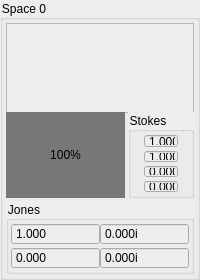
     <widget class="QGroupBox" name="groupBox_Space_S0">
      <property name="sizePolicy">
       <sizepolicy hsizetype="Preferred" vsizetype="Preferred">
        <horstretch>1</horstretch>
        <verstretch>0</verstretch>
       </sizepolicy>
      </property>
      <property name="minimumSize">
       <size>
        <width>0</width>
        <height>280</height>
       </size>
      </property>
      <property name="maximumSize">
       <size>
        <width>16777215</width>
        <height>280</height>
       </size>
      </property>
      <property name="styleSheet">
       <string notr="true">background-color: #eeeeee</string>
      </property>
      <property name="title">
       <string>Space 0</string>
      </property>
      <layout class="QGridLayout" name="gridLayout_96">
       <property name="leftMargin">
        <number>3</number>
       </property>
       <property name="topMargin">
        <number>3</number>
       </property>
       <property name="rightMargin">
        <number>3</number>
       </property>
       <property name="bottomMargin">
        <number>3</number>
       </property>
       <property name="spacing">
        <number>3</number>
       </property>
       <item row="4" column="0" colspan="2">
        <widget class="QGroupBox" name="groupBox_Jones_S0">
         <property name="title">
          <string>Jones</string>
         </property>
         <layout class="QGridLayout" name="gridLayout_97">
          <property name="leftMargin">
           <number>2</number>
          </property>
          <property name="topMargin">
           <number>2</number>
          </property>
          <property name="rightMargin">
           <number>2</number>
          </property>
          <property name="bottomMargin">
           <number>2</number>
          </property>
          <property name="horizontalSpacing">
           <number>0</number>
          </property>
          <property name="verticalSpacing">
           <number>2</number>
          </property>
          <item row="0" column="1">
           <widget class="QDoubleSpinBox" name="doubleSpinBox_X1_I_S0">
            <property name="enabled">
             <bool>true</bool>
            </property>
            <property name="sizePolicy">
             <sizepolicy hsizetype="Minimum" vsizetype="Fixed">
              <horstretch>0</horstretch>
              <verstretch>0</verstretch>
             </sizepolicy>
            </property>
            <property name="minimumSize">
             <size>
              <width>34</width>
              <height>0</height>
             </size>
            </property>
            <property name="maximumSize">
             <size>
              <width>16777215</width>
              <height>16777215</height>
             </size>
            </property>
            <property name="readOnly">
             <bool>true</bool>
            </property>
            <property name="buttonSymbols">
             <enum>QAbstractSpinBox::NoButtons</enum>
            </property>
            <property name="suffix">
             <string>i</string>
            </property>
            <property name="decimals">
             <number>3</number>
            </property>
            <property name="minimum">
             <double>-1.000000000000000</double>
            </property>
            <property name="maximum">
             <double>1.000000000000000</double>
            </property>
            <property name="singleStep">
             <double>0.050000000000000</double>
            </property>
           </widget>
          </item>
          <item row="0" column="0">
           <widget class="QDoubleSpinBox" name="doubleSpinBox_X1_R_S0">
            <property name="enabled">
             <bool>true</bool>
            </property>
            <property name="sizePolicy">
             <sizepolicy hsizetype="Minimum" vsizetype="Fixed">
              <horstretch>0</horstretch>
              <verstretch>0</verstretch>
             </sizepolicy>
            </property>
            <property name="minimumSize">
             <size>
              <width>34</width>
              <height>0</height>
             </size>
            </property>
            <property name="maximumSize">
             <size>
              <width>16777215</width>
              <height>16777215</height>
             </size>
            </property>
            <property name="readOnly">
             <bool>true</bool>
            </property>
            <property name="buttonSymbols">
             <enum>QAbstractSpinBox::NoButtons</enum>
            </property>
            <property name="decimals">
             <number>3</number>
            </property>
            <property name="minimum">
             <double>-1.000000000000000</double>
            </property>
            <property name="maximum">
             <double>1.000000000000000</double>
            </property>
            <property name="singleStep">
             <double>0.050000000000000</double>
            </property>
            <property name="value">
             <double>1.000000000000000</double>
            </property>
           </widget>
          </item>
          <item row="1" column="0">
           <widget class="QDoubleSpinBox" name="doubleSpinBox_X2_R_S0">
            <property name="enabled">
             <bool>true</bool>
            </property>
            <property name="sizePolicy">
             <sizepolicy hsizetype="Minimum" vsizetype="Fixed">
              <horstretch>0</horstretch>
              <verstretch>0</verstretch>
             </sizepolicy>
            </property>
            <property name="minimumSize">
             <size>
              <width>34</width>
              <height>0</height>
             </size>
            </property>
            <property name="maximumSize">
             <size>
              <width>16777215</width>
              <height>16777215</height>
             </size>
            </property>
            <property name="readOnly">
             <bool>true</bool>
            </property>
            <property name="buttonSymbols">
             <enum>QAbstractSpinBox::NoButtons</enum>
            </property>
            <property name="decimals">
             <number>3</number>
            </property>
            <property name="minimum">
             <double>-1.000000000000000</double>
            </property>
            <property name="maximum">
             <double>1.000000000000000</double>
            </property>
            <property name="singleStep">
             <double>0.050000000000000</double>
            </property>
           </widget>
          </item>
          <item row="1" column="1">
           <widget class="QDoubleSpinBox" name="doubleSpinBox_X2_I_S0">
            <property name="enabled">
             <bool>true</bool>
            </property>
            <property name="sizePolicy">
             <sizepolicy hsizetype="Minimum" vsizetype="Fixed">
              <horstretch>0</horstretch>
              <verstretch>0</verstretch>
             </sizepolicy>
            </property>
            <property name="minimumSize">
             <size>
              <width>34</width>
              <height>0</height>
             </size>
            </property>
            <property name="maximumSize">
             <size>
              <width>16777215</width>
              <height>16777215</height>
             </size>
            </property>
            <property name="readOnly">
             <bool>true</bool>
            </property>
            <property name="buttonSymbols">
             <enum>QAbstractSpinBox::NoButtons</enum>
            </property>
            <property name="suffix">
             <string>i</string>
            </property>
            <property name="decimals">
             <number>3</number>
            </property>
            <property name="minimum">
             <double>-1.000000000000000</double>
            </property>
            <property name="maximum">
             <double>1.000000000000000</double>
            </property>
            <property name="singleStep">
             <double>0.050000000000000</double>
            </property>
           </widget>
          </item>
         </layout>
        </widget>
       </item>
       <item row="1" column="0" colspan="2">
        <widget class="QLabel" name="label_Pol_S0">
         <property name="sizePolicy">
          <sizepolicy hsizetype="Preferred" vsizetype="Expanding">
           <horstretch>0</horstretch>
           <verstretch>0</verstretch>
          </sizepolicy>
         </property>
         <property name="minimumSize">
          <size>
           <width>90</width>
           <height>90</height>
          </size>
         </property>
         <property name="frameShape">
          <enum>QFrame::StyledPanel</enum>
         </property>
         <property name="frameShadow">
          <enum>QFrame::Sunken</enum>
         </property>
         <property name="text">
          <string/>
         </property>
        </widget>
       </item>
       <item row="3" column="0">
        <widget class="QProgressBar" name="progressBar_S0">
         <property name="sizePolicy">
          <sizepolicy hsizetype="Preferred" vsizetype="Expanding">
           <horstretch>1</horstretch>
           <verstretch>0</verstretch>
          </sizepolicy>
         </property>
         <property name="styleSheet">
          <string notr="true">QProgressBar::chunk {
     background-color: #777777;
     height: 1px;
 }</string>
         </property>
         <property name="maximum">
          <number>10000</number>
         </property>
         <property name="value">
          <number>10000</number>
         </property>
         <property name="alignment">
          <set>Qt::AlignCenter</set>
         </property>
         <property name="textVisible">
          <bool>true</bool>
         </property>
         <property name="orientation">
          <enum>Qt::Vertical</enum>
         </property>
         <property name="invertedAppearance">
          <bool>false</bool>
         </property>
        </widget>
       </item>
       <item row="3" column="1">
        <widget class="QGroupBox" name="groupBox_Stokes_S0">
         <property name="sizePolicy">
          <sizepolicy hsizetype="Maximum" vsizetype="Preferred">
           <horstretch>1</horstretch>
           <verstretch>0</verstretch>
          </sizepolicy>
         </property>
         <property name="title">
          <string>Stokes</string>
         </property>
         <layout class="QGridLayout" name="gridLayout_6">
          <property name="leftMargin">
           <number>2</number>
          </property>
          <property name="topMargin">
           <number>2</number>
          </property>
          <property name="rightMargin">
           <number>2</number>
          </property>
          <property name="bottomMargin">
           <number>2</number>
          </property>
          <property name="horizontalSpacing">
           <number>0</number>
          </property>
          <property name="verticalSpacing">
           <number>2</number>
          </property>
          <item row="3" column="0">
           <widget class="QDoubleSpinBox" name="doubleSpinBox_Stokes3_S0">
            <property name="minimumSize">
             <size>
              <width>34</width>
              <height>0</height>
             </size>
            </property>
            <property name="maximumSize">
             <size>
              <width>34</width>
              <height>16777215</height>
             </size>
            </property>
            <property name="readOnly">
             <bool>true</bool>
            </property>
            <property name="buttonSymbols">
             <enum>QAbstractSpinBox::NoButtons</enum>
            </property>
            <property name="decimals">
             <number>3</number>
            </property>
            <property name="minimum">
             <double>-1.000000000000000</double>
            </property>
            <property name="maximum">
             <double>1.000000000000000</double>
            </property>
            <property name="singleStep">
             <double>0.050000000000000</double>
            </property>
           </widget>
          </item>
          <item row="0" column="0">
           <widget class="QDoubleSpinBox" name="doubleSpinBox_Stokes0_S0">
            <property name="minimumSize">
             <size>
              <width>34</width>
              <height>0</height>
             </size>
            </property>
            <property name="maximumSize">
             <size>
              <width>34</width>
              <height>16777215</height>
             </size>
            </property>
            <property name="readOnly">
             <bool>true</bool>
            </property>
            <property name="buttonSymbols">
             <enum>QAbstractSpinBox::NoButtons</enum>
            </property>
            <property name="decimals">
             <number>3</number>
            </property>
            <property name="minimum">
             <double>-1.000000000000000</double>
            </property>
            <property name="maximum">
             <double>1.000000000000000</double>
            </property>
            <property name="singleStep">
             <double>0.050000000000000</double>
            </property>
            <property name="value">
             <double>1.000000000000000</double>
            </property>
           </widget>
          </item>
          <item row="2" column="0">
           <widget class="QDoubleSpinBox" name="doubleSpinBox_Stokes2_S0">
            <property name="minimumSize">
             <size>
              <width>34</width>
              <height>0</height>
             </size>
            </property>
            <property name="maximumSize">
             <size>
              <width>34</width>
              <height>16777215</height>
             </size>
            </property>
            <property name="readOnly">
             <bool>true</bool>
            </property>
            <property name="buttonSymbols">
             <enum>QAbstractSpinBox::NoButtons</enum>
            </property>
            <property name="decimals">
             <number>3</number>
            </property>
            <property name="minimum">
             <double>-1.000000000000000</double>
            </property>
            <property name="maximum">
             <double>1.000000000000000</double>
            </property>
            <property name="singleStep">
             <double>0.050000000000000</double>
            </property>
           </widget>
          </item>
          <item row="1" column="0">
           <widget class="QDoubleSpinBox" name="doubleSpinBox_Stokes1_S0">
            <property name="minimumSize">
             <size>
              <width>34</width>
              <height>0</height>
             </size>
            </property>
            <property name="maximumSize">
             <size>
              <width>34</width>
              <height>16777215</height>
             </size>
            </property>
            <property name="readOnly">
             <bool>true</bool>
            </property>
            <property name="buttonSymbols">
             <enum>QAbstractSpinBox::NoButtons</enum>
            </property>
            <property name="decimals">
             <number>3</number>
            </property>
            <property name="minimum">
             <double>-1.000000000000000</double>
            </property>
            <property name="maximum">
             <double>1.000000000000000</double>
            </property>
            <property name="singleStep">
             <double>0.050000000000000</double>
            </property>
            <property name="value">
             <double>1.000000000000000</double>
            </property>
           </widget>
          </item>
         </layout>
        </widget>
       </item>
      </layout>
     </widget>
